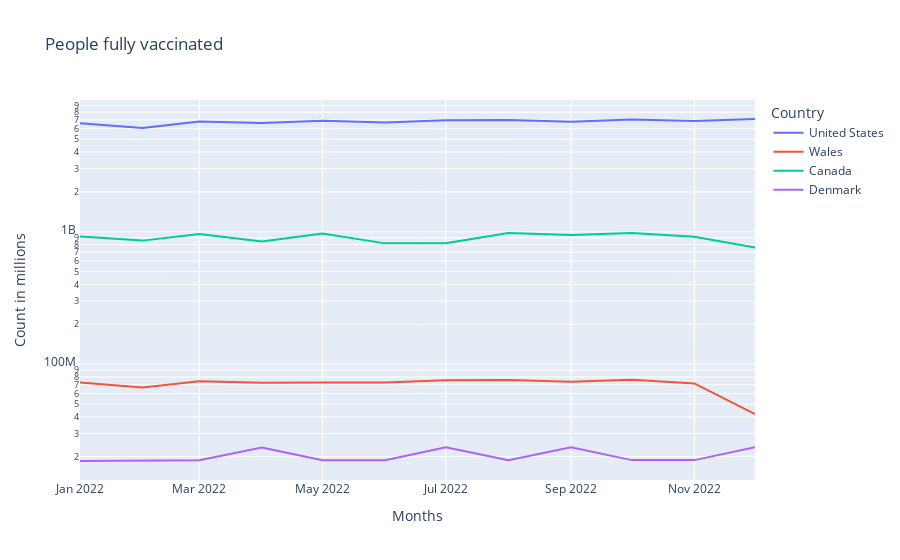

The notebook cell this image was saved under:
### Code cell
row = queryDB(queries[4])

# Convert the list of tuples to a DataFrame
df = pd.DataFrame(row, columns=['Date', 'United States', 'Wales', 'Canada', 'Denmark'])

# Melt the DataFrame to have the 'Date' column as x-axis, and 'value' as y-axis, and 'variable' as line groups
df_melted = pd.melt(df, id_vars=['Date'], var_name='Country', value_name='Value')

# Create line chart
fig = px.line(
    df_melted,
    x='Date',
    y='Value',
    color='Country',
    title='People fully vaccinated',
    labels={'Value': 'Count'}
)

fig.update_yaxes(type='log') 
fig.update_xaxes(title_text='Months')
fig.update_yaxes(title_text='Count in millions')
# Show the plot
fig.show()

### Figure 1 — Plotly figure (JSON) as saved in the notebook; plotly's stock layout.template omitted (floating-point values rounded to 4 significant figures)
{"data": [{"hovertemplate": "Country=United States<br>Date=%{x}<br>Count=%{y}<extra></extra>", "legendgroup": "United States", "line": {"color": "#636efa", "dash": "solid"}, "marker": {"symbol": "circle"}, "mode": "lines", "name": "United States", "orientation": "v", "showlegend": true, "type": "scatter", "x": ["2022-01", "2022-02", "2022-03", "2022-04", "2022-05", "2022-06", "2022-07", "2022-08", "2022-09", "2022-10", "2022-11", "2022-12"], "xaxis": "x", "y": [6600697602, 6077229508, 6795486776, 6621916071, 6884154907, 6693229825, 6942374319, 6972177316, 6774563616, 7044514583, 6854696077, 7107965988], "yaxis": "y"}, {"hovertemplate": "Country=Wales<br>Date=%{x}<br>Count=%{y}<extra></extra>", "legendgroup": "Wales", "line": {"color": "#EF553B", "dash": "solid"}, "marker": {"symbol": "circle"}, "mode": "lines", "name": "Wales", "orientation": "v", "showlegend": true, "type": "scatter", "x": ["2022-01", "2022-02", "2022-03", "2022-04", "2022-05", "2022-06", "2022-07", "2022-08", "2022-09", "2022-10", "2022-11", "2022-12"], "xaxis": "x", "y": [72520299, 66583095, 74219507, 72215488, 72524729, 72722039, 75530280, 75960111, 73720387, 76343178, 71566403, 42009052], "yaxis": "y"}, {"hovertemplate": "Country=Canada<br>Date=%{x}<br>Count=%{y}<extra></extra>", "legendgroup": "Canada", "line": {"color": "#00cc96", "dash": "solid"}, "marker": {"symbol": "circle"}, "mode": "lines", "name": "Canada", "orientation": "v", "showlegend": true, "type": "scatter", "x": ["2022-01", "2022-02", "2022-03", "2022-04", "2022-05", "2022-06", "2022-07", "2022-08", "2022-09", "2022-10", "2022-11", "2022-12"], "xaxis": "x", "y": [921332759, 857165749, 962730585, 843766566, 972005756, 817146990, 818313846, 977097794, 946890386, 979956004, 918311330, 761178717], "yaxis": "y"}, {"hovertemplate": "Country=Denmark<br>Date=%{x}<br>Count=%{y}<extra></extra>", "legendgroup": "Denmark", "line": {"color": "#ab63fa", "dash": "solid"}, "marker": {"symbol": "circle"}, "mode": "lines", "name": "Denmark", "orientation": "v", "showlegend": true, "type": "scatter", "x": ["2022-01", "2022-02", "2022-03", "2022-04", "2022-05", "2022-06", "2022-07", "2022-08", "2022-09", "2022-10", "2022-11", "2022-12"], "xaxis": "x", "y": [18550648, 18751187, 18785873, 23500111, 18810542, 18820420, 23535589, 18832559, 23544253, 18838458, 18840992, 23553706], "yaxis": "y"}], "layout": {"legend": {"title": {"text": "Country"}, "tracegroupgap": 0}, "title": {"text": "People fully vaccinated"}, "xaxis": {"anchor": "y", "domain": [0, 1], "title": {"text": "Months"}}, "yaxis": {"anchor": "x", "domain": [0, 1], "title": {"text": "Count in millions"}, "type": "log"}}}
